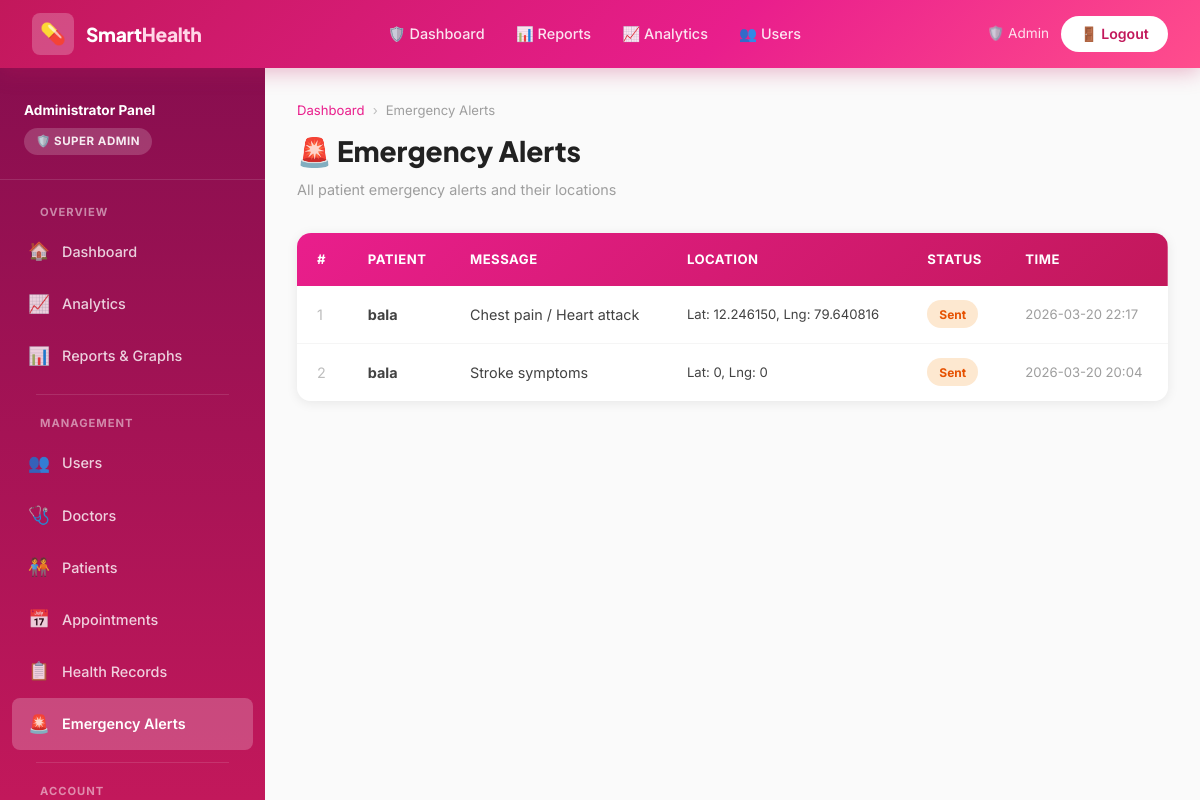
The page /admin/alerts (signed in) on the database its author committed.
### tables this page shows
CREATE TABLE alerts (
            id INTEGER PRIMARY KEY AUTOINCREMENT,
            user_id INTEGER NOT NULL,
            type TEXT DEFAULT 'emergency',
            message TEXT,
            lat TEXT,
            lng TEXT,
            status TEXT DEFAULT 'sent',
            created_at TEXT,
            FOREIGN KEY (user_id) REFERENCES users(id)
        );

CREATE TABLE users (
            id INTEGER PRIMARY KEY AUTOINCREMENT,
            name TEXT NOT NULL,
            email TEXT UNIQUE NOT NULL,
            password TEXT NOT NULL,
            role TEXT NOT NULL DEFAULT 'patient',
            phone TEXT,
            age INTEGER,
            gender TEXT,
            specialization TEXT,
            status TEXT DEFAULT 'active',
            created_at TEXT
        );

### app.py (the view)
@app.route('/admin/alerts')
@admin_required
def admin_alerts():
    db = get_db()
    alerts = db.execute(
        'SELECT al.*, u.name as user_name FROM alerts al JOIN users u ON al.user_id=u.id ORDER BY al.created_at DESC'
    ).fetchall()
    return render_template('admin/alerts.html', alerts=alerts)

### app.py (called while the page is built)
def admin_required(f):
    from functools import wraps
    @wraps(f)
    def decorated(*args, **kwargs):
        if 'user_id' not in session or session.get('role') != 'admin':
            flash('Admin access required.', 'danger')
            return redirect(url_for('login'))
        return f(*args, **kwargs)
    return decorated

### database.py (called while the page is built)
def get_db():
    from flask import current_app
    if 'db' not in g:
        g.db = sqlite3.connect(DATABASE)
        g.db.row_factory = sqlite3.Row
    return g.db

### templates/admin/alerts.html (shortened to what this page needs)
{% extends "admin/base_admin.html" %}
{% block content %}
<div class="page-header">
  <div class="breadcrumb"><a href="{{ url_for('admin_dashboard') }}">Dashboard</a><span>›</span>Emergency Alerts</div>
  <h1>🚨 Emergency Alerts</h1>
  <p>All patient emergency alerts and their locations</p>
</div>
<div class="table-wrap">
  <table>
    <thead>
      <tr><th>#</th><th>Patient</th><th>Message</th><th>Location</th><th>Status</th><th>Time</th></tr>
    </thead>
    <tbody>
      {% for a in alerts %}
      <tr>
        <td style="color:var(--gray-400)">{{ loop.index }}</td>
        <td><strong>{{ a.user_name }}</strong></td>
        <td>{{ a.message or 'Emergency Alert' }}</td>
        <td style="font-size:.82rem">Lat: {{ a.lat }}, Lng: {{ a.lng }}</td>
        <td><span class="badge {% if a.status=='sent' %}badge-warning{% else %}badge-success{% endif %}">{{ a.status }}</span></td>
        <td style="font-size:.82rem;color:var(--gray-500)">{{ a.created_at[:16] if a.created_at else '-' }}</td>
      </tr>
      {% else %}
      <tr><td colspan="6" style="text-align:center;padding:2rem;color:var(--gray-400);">No emergency alerts.</td></tr>
      {% endfor %}
    </tbody>
  </table>
</div>
{% endblock %}

### static/css/style.css (style rules this page uses)
:root { --pink-50: #fff0f6; --pink-100: #ffd6e7; --pink-200: #ffa8c9; --pink-300: #ff79a8; --pink-400: #ff4d8d; --pink-500: #e91e8c; --pink-600: #c2185b; --pink-700: #880e4f; --pink-800: #560027; --white: #ffffff; --gray-50: #fafafa; --gray-100: #f5f5f5; --gray-200: #eeeeee; --gray-300: #e0e0e0; --gray-400: #bdbdbd; --gray-500: #9e9e9e; --gray-600: #757575; --gray-700: #616161; --gray-800: #424242; --gray-900: #212121; --success: #00c853; --warning: #ff6d00; --danger: #d50000; --info: #0091ea; --font-body: 'Inter', sans-serif; --font-heading: 'Plus Jakarta Sans', sans-serif; --shadow-sm: 0 1px 4px rgba(233,30,140,.10); --shadow-md: 0 4px 16px rgba(233,30,140,.15); --shadow-lg: 0 8px 32px rgba(233,30,140,.20); --shadow-card: 0 2px 12px rgba(0,0,0,.08); --radius-sm: 8px; --radius-md: 14px; --radius-lg: 20px; --radius-xl: 28px; --radius-full: 9999px; --trans: all .25s cubic-bezier(.4,0,.2,1); }
*, *::before, *::after { box-sizing: border-box; margin: 0; padding: 0; }
html { scroll-behavior: smooth; }
body { font-family: var(--font-body); color: var(--gray-900); background: var(--gray-50); font-size: 15px; line-height: 1.6; }
.page-header { margin-bottom: 2rem; }
.page-header h1 { font-family: var(--font-heading); font-size: 1.75rem; font-weight: 800; color: var(--gray-900); margin-bottom: .25rem; }
.page-header p { color: var(--gray-500); font-size: .9rem; }
.breadcrumb { display: flex; align-items: center; gap: .5rem; font-size: .82rem; color: var(--gray-500); margin-bottom: .5rem; }
.breadcrumb a { color: var(--pink-500); text-decoration: none; }
.breadcrumb span { color: var(--gray-400); }
.table-wrap { overflow-x: auto; border-radius: var(--radius-md); box-shadow: var(--shadow-card); }
table { width: 100%; border-collapse: collapse; background: var(--white); }
thead { background: linear-gradient(135deg, var(--pink-500), var(--pink-600)); }
thead th { color: #fff; font-size: .82rem; font-weight: 700; text-transform: uppercase; letter-spacing: .5px; padding: 1rem 1.25rem; text-align: left; white-space: nowrap; }
tbody tr { border-bottom: 1px solid var(--gray-100); transition: var(--trans); }
tbody tr:last-child { border-bottom: none; }
tbody td { padding: .9rem 1.25rem; font-size: .9rem; color: var(--gray-800); }
.badge { display: inline-flex; align-items: center; padding: .28rem .75rem; border-radius: var(--radius-full); font-size: .75rem; font-weight: 700; text-transform: capitalize; }
.badge-warning { background: #fde8d0; color: #e65100; }

### rows shown on the page
alerts: user_name "bala", message "Chest pain / Heart attack", lat "12.246150", lng "79.640816", status "Sent", created_at "2026-03-20 22:17"
alerts: user_name "bala", message "Stroke symptoms", lat "0", lng "0", status "Sent", created_at "2026-03-20 20:04"

### other values the page prints
{{ session.name }} "Admin"
